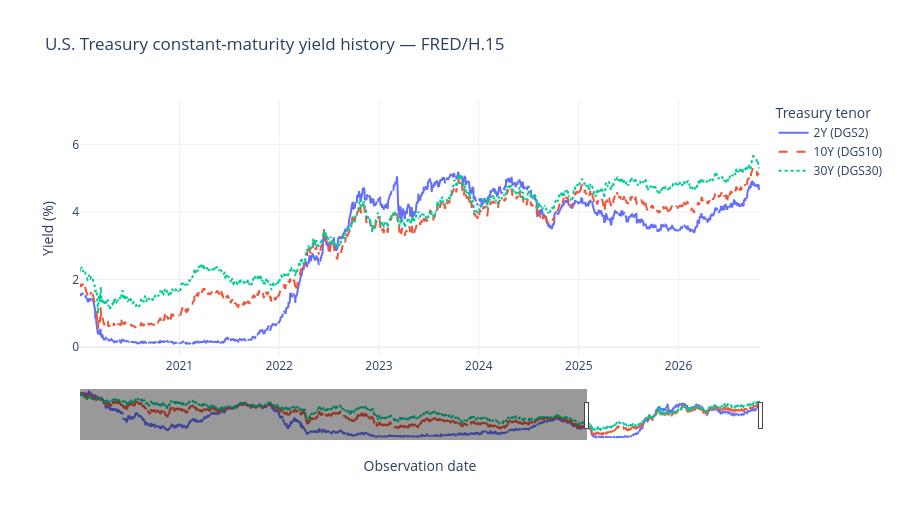

This figure's notebook cell:
### Markdown cell above
## C. Draw Treasury yield history — run manually

Both selected widget dates set this figure's initial visible range. Full loaded history remains available through normal Plotly interactions. Missing observations remain gaps.

### Code cell
history_figure = show_yield_history(
    observations, start_picker.value, end_picker.value,
)

### Figure 1 — Plotly figure (JSON) as saved in the notebook; plotly's stock layout.template omitted (floating-point values rounded to 4 significant figures; data arrays with more than 128 entries replaced by an {"elided": "..."} marker saying what was removed)
{"data": [{"connectgaps": false, "hovertemplate": "%{x|%Y-%m-%d}<br>%{y:.2f}%<extra>%{fullData.name}</extra>", "line": {"dash": "solid"}, "mode": "lines", "name": "2Y (DGS2)", "type": "scatter", "x": {"elided": "6994 str values"}, "y": {"elided": "6994 float values"}}, {"connectgaps": false, "hovertemplate": "%{x|%Y-%m-%d}<br>%{y:.2f}%<extra>%{fullData.name}</extra>", "line": {"dash": "dash"}, "mode": "lines", "name": "10Y (DGS10)", "type": "scatter", "x": {"elided": "6994 str values"}, "y": {"elided": "6994 float values"}}, {"connectgaps": false, "hovertemplate": "%{x|%Y-%m-%d}<br>%{y:.2f}%<extra>%{fullData.name}</extra>", "line": {"dash": "dot"}, "mode": "lines", "name": "30Y (DGS30)", "type": "scatter", "x": {"elided": "6994 str values"}, "y": {"elided": "6994 float values"}}], "layout": {"height": 520, "hovermode": "x unified", "legend": {"title": {"text": "Treasury tenor"}}, "title": {"text": "U.S. Treasury constant-maturity yield history — FRED/H.15"}, "xaxis": {"range": ["2020-01-03", "2026-10-26"], "rangeslider": {"visible": true}, "title": {"text": "Observation date"}, "type": "date"}, "yaxis": {"title": {"text": "Yield (%)"}}}}
